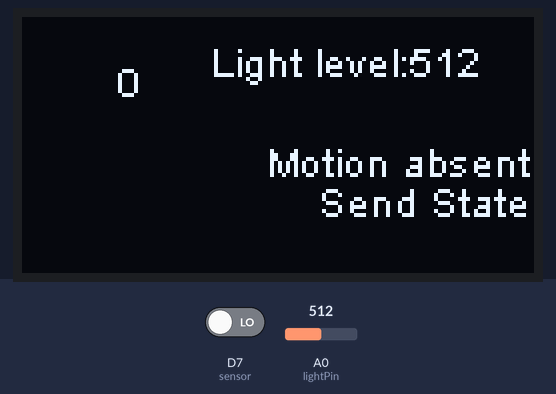
Simulated run of this program. Board: ESP8266 (NodeMCU). Shown: 128×64 one-colour display. The inputs (shaded band) are chosen by the test bench; at power-on: D7 (sensor) LOW, A0 (lightPin) = 512. WiFi joins after 1.5 s; servers stay silent unless stated; what the program prints to the serial monitor is not drawn.

Above: at 3.1 s.
3.2 s: D7 (sensor) driven HIGH
At 5.9 s:
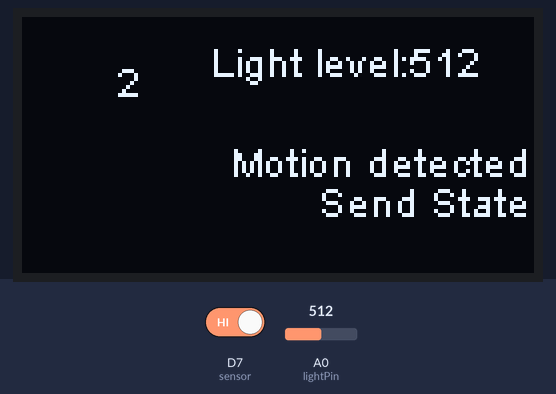
8.4 s: A0 (lightPin) set to 716
At 9.2 s:
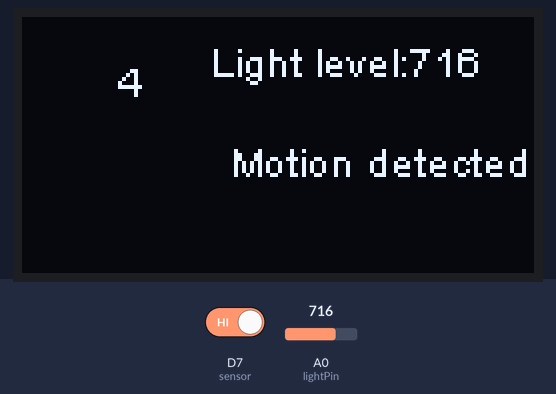
11.6 s: A0 (lightPin) set to 900
At 12.6 s:
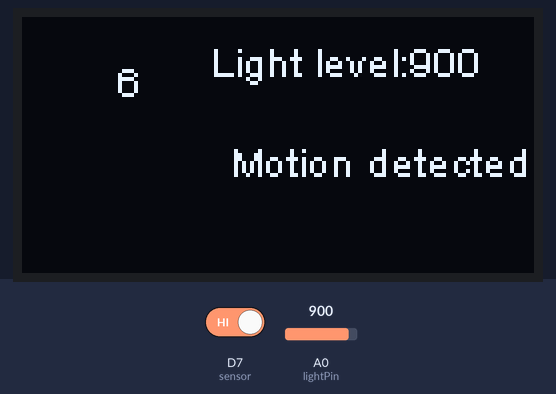
14.6 s: D7 (sensor) driven LOW
At 18.0 s:
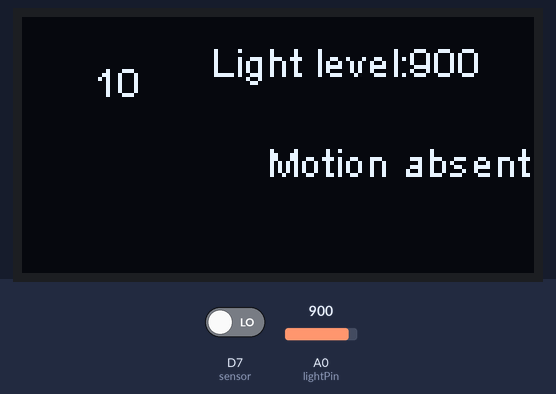
19.1 s: A0 (lightPin) set to 1023
At 19.7 s:
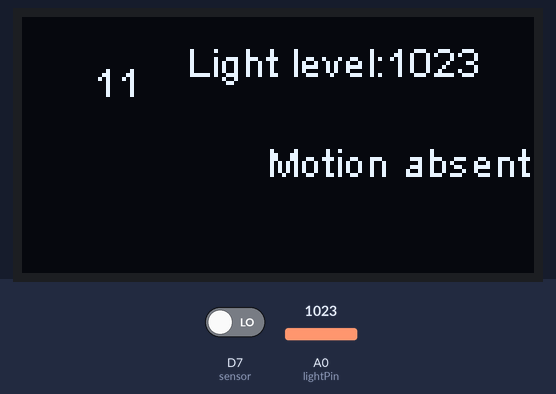
Timing chart, 0 to 22.1 s (numbered marks = the images above; inputs shaded):
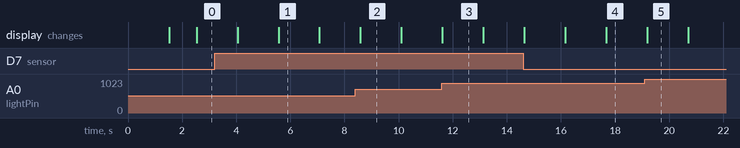

The program:

main.cpp
```cpp
#include <ESP8266WiFi.h>
#include <WiFiClient.h>
#include <ESP8266WebServer.h>
#include <ESP8266mDNS.h>
#include <ESP8266HTTPUpdateServer.h>
#include <PubSubClient.h>
#include <Wire.h>  // Only needed for Arduino 1.6.5 and earlier
#include "SSD1306Wire.h" // legacy include: `#include "SSD1306.h"`
// Include the UI lib
#include "OLEDDisplayUi.h"

#ifndef STASSID
#define STASSID ""
#define STAPSK  ""
#endif

WiFiClient espClient;
PubSubClient client(espClient);

const char* host = "esp8266-webupdate";
const char* ssid = STASSID;
const char* password = STAPSK;

ESP8266WebServer httpServer(80);
ESP8266HTTPUpdateServer httpUpdater;
int sensor = 13;  // Digital pin D7
const int lightPin = A0;
//initial state
long state = -1;
// Initialize the OLED display using Wire library
SSD1306Wire  display(0x3c, D2, D1);

OLEDDisplayUi ui ( &display );
int count = 0;
void setup(void) {

        Serial.begin(115200);
        Serial.println();
        Serial.println("Booting Sketch...");
        // Initialising the UI will init the display too.

        WiFi.mode(WIFI_AP_STA);
        WiFi.begin(ssid, password);
        pinMode(sensor, INPUT); // declare sensor as input
        while (WiFi.waitForConnectResult() != WL_CONNECTED) {
                WiFi.begin(ssid, password);
                Serial.println("WiFi failed, retrying.");
                delay(1000);
        }

        MDNS.begin(host);

        httpUpdater.setup(&httpServer);
        httpServer.begin();

        MDNS.addService("http", "tcp", 80);
        Serial.printf("HTTPUpdateServer ready! Open http://%s.local/update in your browser\n", host);
        boolean init = display.init();
        if(!init)
          Serial.printf("Error monitor init\n");
        display.flipScreenVertically();
       display.setFont(ArialMT_Plain_10);

}

void loop(void) {
  // clear the display
display.clear();
// draw the current demo method
        httpServer.handleClient();
        MDNS.update();

        long newState = digitalRead(sensor);
        if(newState == HIGH) {
            display.setTextAlignment(TEXT_ALIGN_RIGHT);
                display.drawString(130, 30, "Motion detected!");
                delay(1000);
        }
        else {
            display.setTextAlignment(TEXT_ALIGN_RIGHT);
                display.drawString(130, 30, "Motion absent!");
                delay(1000);
        }

        if(newState != state) {

                //TODO SEND
                state = newState;
                  display.setTextAlignment(TEXT_ALIGN_RIGHT);
                display.drawString(130, 40, "Send State!");
        }
        int level = analogRead(lightPin);
        String l= "Light level:"+ String(level);
        display.drawString(115, 5, l );
        display.setTextAlignment(TEXT_ALIGN_RIGHT);

  // write the buffer to the display
    display.setTextAlignment(TEXT_ALIGN_RIGHT);
  display.drawString(30, 10, String(count++));
display.display();
delay(500);

}
```

Measured:
- after the input at 3.2 s, the display: first differs from a run without the input after 2.4 s (image 1)
- after the input at 14.6 s, the display: first differs from a run without the input after 1.6 s (image 4 shows a later state)
- what the display in image 1 shows lasts 1.5 s, from 5.6 s to 7.1 s
